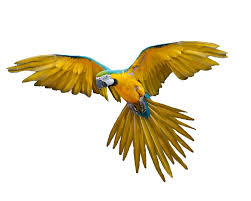
#> input picture mc learning/KMeans Example/bird.png, 251 x 201 px
$ python KMeansEx.py
#> lines starting #> are read from the running program, lines starting #| are printed output that depends on the picture
from sklearn.cluster import  KMeans
import numpy as np
from PIL import Image
import matplotlib.image as mpimg
import matplotlib.pyplot as plt

img=Image.open('bird.png')
#> img is the input picture: PIL image 251x201 RGB; mean R, G, B 232.5, 224.8, 204.9
img_np=np.asarray(img)
#print(img_np)
img_np.shape

pixels=img_np.reshape(img_np.shape[0]* img_np.shape[1],img_np.shape[2])
print(pixels.shape)
#| (50451, 3)
model=KMeans(n_clusters=16)
model.fit(pixels)

pixels_centroids=model.labels_
cluster_centers=model.cluster_centers_
print(pixels_centroids)
print(cluster_centers)

final=np.zeros((pixels_centroids.shape[0],3))
print(final.shape)

for cluster_no in range(16):
    final[pixels_centroids==cluster_no]=cluster_centers[cluster_no]
print(final)

comp_image=final.reshape(img_np.shape[0],img_np.shape[1],3)
print(comp_image.shape)
#| (201, 251, 3)

comp_image=Image.fromarray(np.uint8(comp_image))
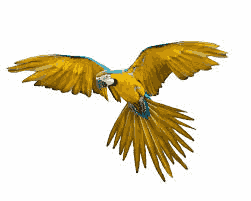
#> comp_image: PIL image 251x201 RGB; mean R, G, B 231.8, 224.1, 204.2
comp_image.save('newbird.png')

fname='bird.png'
fname1='newbird.png'
img1=mpimg.imread(fname,0)
img2=mpimg.imread(fname1,0)
fig,(ax1,ax2)=plt.subplots(1,2,figsize=(20,20))
ax1.imshow(img1)
ax1.set_title('Orginal Image')
ax2.imshow(img2)
ax2.set_title('Compressed Image')
print(plt.show())
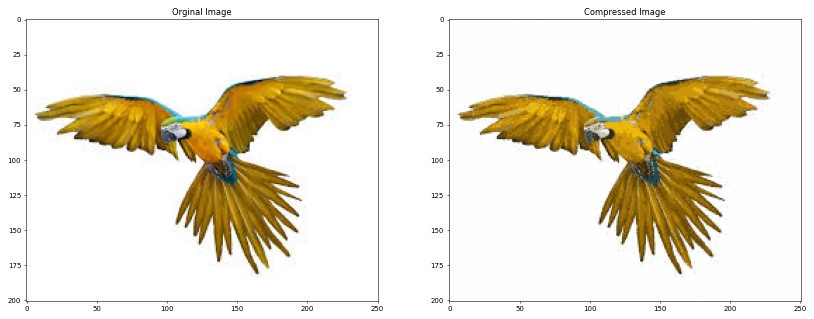
#> figure drawn by matplotlib, 2 panels

'''
import os

print('Size of Orginal Image',int(os.stat('bird.png').st_size/1024),'kB')
print('Size of Compressed Image',int(os.stat('newbird.png').st_size/1024),'kB')
'''
